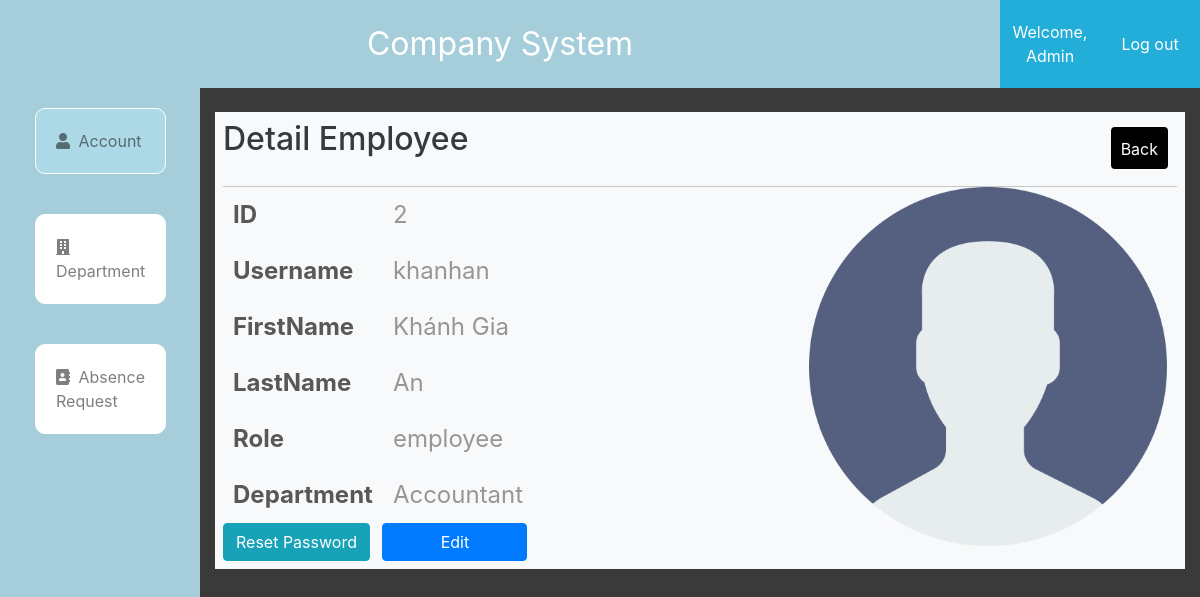
/admin/detailEmployee.php?id=2 (signed in), run on the app's committed database.
### tables this page shows
CREATE TABLE `employee` (
  `id` int(11) NOT NULL,
  `username` varchar(255) NOT NULL,
  `password` varchar(255) NOT NULL,
  `firstname` varchar(255) NOT NULL,
  `lastname` varchar(255) NOT NULL,
  `role` varchar(255) NOT NULL DEFAULT 'employee',
  `department` varchar(255) DEFAULT NULL,
  `activated` bit(1) DEFAULT b'0',
  `avatar` varchar(255) NOT NULL DEFAULT 'images/user.png',
  `pass_md5` varchar(255) NOT NULL
);

### admin/db.php (called while the page is built, shortened)
<?php
    function open_database(){
        $conn = new mysqli(HOST,USER,PASS,DB);
        return $conn;
    }
    function get_info_employee_byid($id){
        $sql = "select * from employee where id = ? ";
        $conn = open_database();
        $stm = $conn->prepare($sql);
        $stm->bind_param('i',$id);
        if(!$stm->execute()){
            return array('code'=>1,'error'=>'Command not execute');
        }
        $result = $stm->get_result();
        $data = array();
        if($result->num_rows==0){
            return array('code'=>2,'error'=>'Database is empty');
        }else{
            while($row = $result->fetch_assoc()){
                $data[] = $row;
            }
        }
        return array('code'=>0,'data'=>$data);
    }
?>

### admin/detailEmployee.php (the view, shortened to what this page needs)
<?php
    require_once('db.php');
?>
<!DOCTYPE html>
<html lang="en">
<head>
	<link rel="stylesheet" href="https://maxcdn.bootstrapcdn.com/bootstrap/4.5.2/css/bootstrap.min.css">
    <link rel="stylesheet" href="https://use.fontawesome.com/releases/v5.7.2/css/all.css"
>
	<link rel="stylesheet" href="style2.css">
</head>
<body>
    <div class="container-fluid admin-section-header">
        <div class="row">
			<div class="col-sm-10 col-md-10 col-lg-10 col-xl-10 admin-logo">
			    Company System
			</div>
			<div class="col-sm-1 col-md-1 col-lg-1 col-xl-1 admin-login-info">
    			<a href="account.php">Welcome, <?= $_SESSION['name'] ?></a>
			</div>
			<div class="col-sm-1 col-md-1 col-lg-1 col-xl-1 admin-login-info">
    			<a href="../logout.php">Log out</a>
			</div>
		</div>
		<div class="row h-100">
			<div class="  col-md-2 col-lg-2 col-xl-2  admin-section1">
				<nav class="  navbar-expand-lg navbar-light  ">
					<div class="collapse navbar-collapse" id="navbarSupportedContent">
						<ul class="navbar-nav" style="flex-direction: column;">
                            <li class="nav-item active-menu">
								<a class="nav-link p20" href="index.php"><i class="fas fa-user"></i>  Account </a>
							</li>
							<li class="nav-item ">
								<a class="nav-link p20" href="department.php"> <i class="fas fa-building"></i>  Department</a>
							</li>
							<li class="nav-item">
								<a class="nav-link p20" href="dayoff.php"><i class="fas fa-address-book"></i>  Absence Request</a>
							</li>
						</ul>
					</div>
				</nav>
			</div>
			<div class="col-md-10 col-lg-10 col-xl-10 ">
				<div class="bg-light mt-4 text-dark p-2">
                    <div class="admin-panel-section-header ">
                        <h2>Detail Employee </h2>
                        <a class="addbtn btn " style="background-color: black;" href="index.php">Back</a>
                    </div>
                    <div class="account-container" style="position: relative;">
                        <?php
                            $id = $_GET['id'];
                            $result = get_info_employee_byid($id);
                            if($result['code'] == 0){
                                $data = $result['data'];
                                foreach($data as $row){
                                    $username = $row['username'];
                                    $firstname = $row['firstname'];
                                    $lastname = $row['lastname'];
                                    ?>
                                        <div class="image-box">
                                                <img src="../<?= $row['avatar'] ?>" alt="Avatar">
                                        </div>
                                        <table class="table-hover">
                                            <tr>
                                                <td>ID</td>
                                                <td><?= $row['id']?></td>
                                            </tr>
                                            <tr>
                                                <td>Username</td>
                                                <td><?= $row['username']?></td>
                                            </tr>
                                            <tr>
                                                <td>FirstName</td>
                                                <td><?= $row['firstname']?></td>
                                            </tr>
                                            <tr>
                                                <td>LastName</td>
                                                <td><?= $row['lastname']?></td>
                                            </tr>
                                            <tr>
                                                <td>Role</td>
                                                <td><?= $row['role']?></td>
                                            </tr>
                                            <tr>
                                                <td>Department</td>
                                                <td><?= $row['department']?></td>
                                            </tr>
                                        </table>
                                        <a id="btnReset"
                                            class="btn btn-info bg-info"
                                            data-toggle="modal"
                                            data-target="#reset-modal"
                                            onclick="handleTransferToReset('<?= $username ?>')"
                                        >
                                            Reset Password
                                        </a>
                                        <a
                                            style="min-width: 145px;"
                                            class="btn btn-primary bg-primary"
                                            data-toggle="modal"
                                            data-target="#edit-employee-detail"
                                            onclick="handleTransferToUpdate('<?= $id ?>','<?= $firstname ?>','<?= $lastname ?>')"
                                        >
                                            Edit
                                        </a>
                                    <?php
                                }
                            }
                        ?>
                    </div>
				</div>
            </div>
		</div>
	</div>
</body>
</html>

### admin/style2.css (style rules this page uses)
* { margin: 0; padding: 0; box-sizing: border-box; }
body { background-color: lightblue; height: 100vh; }
.admin-section-header { color: #FFF; background-color: #3a3a3a; }
.admin-logo { text-align: center; padding: 20px; background-color: #a6ceda; font-size: 2rem; }
.admin-login-info { background-color: #22aed8; display: flex; justify-content: center; text-align: center; align-items: center; }
.admin-login-info a { color: white !important; }
.h-100 { height: 100vh !important; }
.admin-section1 { background-color: #a6ceda; }
.admin-section1 ul li { list-style: none; color: black; transition: all 0.3s ease; position: relative; cursor: pointer; border: 1px solid white; background-color: white; margin: 20px 20px; border-radius: 10px; }
.p20 { padding: 20px !important; align-items: center; overflow-x: hidden; }
.p20 i { margin-right: 4px; }
td { padding: 10px ; }
.addbtn { position: absolute; right: 24px; border-radius: 4px; border: none; padding: 10px; margin-top: 10px; text-align: center; background-color: lightblue; color: #FFF; transition: all 0.7s ease; cursor: pointer; height: 42px; }
.admin-panel-section-header { display: flex; align-items: center; justify-content: flex-start; padding-bottom: 20px; border-bottom: #c7c7c7 1px solid; }
.active-menu { background-color: lightblue !important; }
.account-container > table { font-size: 24px; }
.account-container td { text-align: left; color: #969696; }
.account-container table tr td:first-child { color: #585858; font-weight: bold; }
.image-box { position: absolute; right: 10px; display: flex; justify-content: flex-end; }
.image-box img { max-width: 70%; }
.btn { margin-right: 8px !important; }

### data on the page
employee: avatar (placeholder picture), id "2", username "khanhan", firstname "Khánh Gia", lastname "An", role "employee", department "Accountant"

### other printed values
$_SESSION['name'] "Admin"
